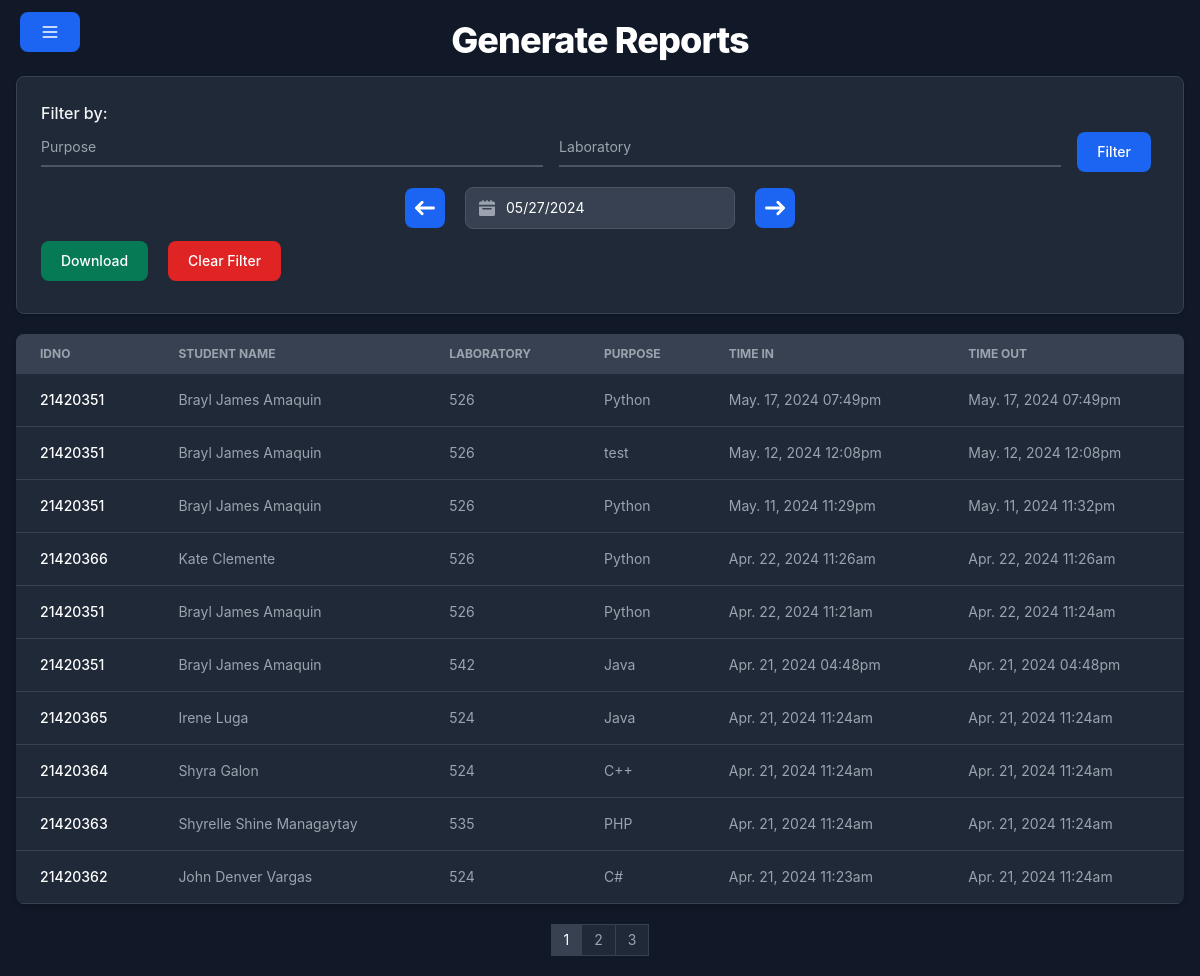
The page /generate/index.php (signed in) on the database its author committed.
### tables this page shows
CREATE TABLE `sitinrecord` (
  `id` int(11) NOT NULL,
  `idno` int(11) DEFAULT NULL,
  `purpose` varchar(255) DEFAULT NULL,
  `laboratory` varchar(255) DEFAULT NULL,
  `time_started` datetime DEFAULT current_timestamp(),
  `time_ended` datetime DEFAULT NULL
);

CREATE TABLE `users` (
  `user_ID` int(11) NOT NULL,
  `idno` int(11) DEFAULT NULL,
  `firstname` varchar(80) NOT NULL,
  `middlename` varchar(80) NOT NULL,
  `lastname` varchar(80) NOT NULL,
  `age` int(11) NOT NULL,
  `yearlevel` int(11) DEFAULT NULL,
  `gender` varchar(50) NOT NULL,
  `contact` varchar(50) NOT NULL,
  `email` varchar(50) NOT NULL,
  `profilePath` varchar(255) DEFAULT '"/sitin/assets/images/profiles/nopfp.png"',
  `address` varchar(50) NOT NULL,
  `sessions` int(11) DEFAULT 30,
  `role` varchar(30) NOT NULL DEFAULT 'student',
  `password` varchar(80) NOT NULL
);

### generate/index.php (the view, shortened to what this page needs)
<?php
    require_once '../config/dbconn.php';
        $purpose = $_GET["purpose"] ?? "";
        $laboratory = $_GET["laboratory"] ?? "";
        $selectedDate = $_GET["date"] ?? null;
        $current_page = isset($_GET['page']) ? $_GET['page'] : 1;
        $limit = 10;
        $offset = ($current_page - 1) * $limit;
        $sitin_records = array();
        $query = "SELECT s.id, u.idno, u.firstname, u.lastname, s.purpose, s.laboratory, s.time_started as started, s.time_ended as ended
            FROM users u INNER JOIN sitinrecord s ON u.idno = s.idno
            WHERE u.role = 'student'
        ";
        $query .= " AND s.time_ended IS NOT NULL ORDER BY s.time_started DESC LIMIT $limit OFFSET $offset";
        $query_run = mysqli_query($conn,$query);
        if ($query_run) {
            while ($row = mysqli_fetch_assoc($query_run)) {
                $sitin_records[] = $row;
            }
        }
        $query = "SELECT COUNT(*) as totalRows
            FROM users u INNER JOIN sitinrecord s ON u.idno = s.idno
            WHERE u.role = 'student'
            AND s.time_ended IS NOT NULL
        ";
        $result = mysqli_query($conn, $query);
        $totalRows = 0;
        if ($result) {
            $row = mysqli_fetch_assoc($result);
            $totalRows = $row['totalRows'];
        }
        $totalPages = ceil($totalRows / 10);
?>
<!DOCTYPE html>
<html lang="en">
<head>
    <link rel="stylesheet" href="../style.css">
    <link rel="stylesheet" href="../assets//css//flowbite.mini.css">
</head>
<body class="dark bg-gray-900">
    <?php include '../includes/header.php' ?>
    <div class="px-4 mb-5 mt-5">
        <h2 class="mb-4 text-center text-2xl m-auto font-extrabold leading-none tracking-tight text-gray-900 md:text-4xl dark:text-white">Generate Reports</h2>
        <div class="mx-auto p-6 bg-white border border-gray-200 rounded-lg shadow dark:bg-gray-800 dark:border-gray-700">
            <form class="">
                <p class="text-gray-700 dark:text-gray-100 font-medium">Filter by:</p>
                <div class="flex items-center gap-x-4">
                    <div class="relative z-0 w-full mb-5 group">
                        <input type="text" name="purpose" value="<?= $purpose?>" id="purpose" class="block py-2.5 px-0 w-full text-sm text-gray-900 bg-transparent border-0 border-b-2 border-gray-300 appearance-none dark:text-white dark:border-gray-600 dark:focus:border-blue-500 focus:outline-none focus:ring-0 focus:border-blue-600 peer" placeholder=" " />
                        <label for="purpose" class="peer-focus:font-medium absolute text-sm text-gray-500 dark:text-gray-400 duration-300 transform -translate-y-6 scale-75 top-3 -z-10 origin-[0] peer-focus:start-0 rtl:peer-focus:translate-x-1/4 peer-focus:text-blue-600 peer-focus:dark:text-blue-500 peer-placeholder-shown:scale-100 peer-placeholder-shown:translate-y-0 peer-focus:scale-75 peer-focus:-translate-y-6">Purpose</label>
                    </div>
                    <div class="relative z-0 w-full mb-5 group">
                        <input type="text" name="laboratory" value="<?= $laboratory?>" id="laboratory" class="block py-2.5 px-0 w-full text-sm text-gray-900 bg-transparent border-0 border-b-2 border-gray-300 appearance-none dark:text-white dark:border-gray-600 dark:focus:border-blue-500 focus:outline-none focus:ring-0 focus:border-blue-600 peer" placeholder=" " />
                        <label for="laboratory" class="peer-focus:font-medium absolute text-sm text-gray-500 dark:text-gray-400 duration-300 transform -translate-y-6 scale-75 top-3 -z-10 origin-[0] peer-focus:start-0 rtl:peer-focus:translate-x-1/4 peer-focus:text-blue-600 peer-focus:dark:text-blue-500 peer-placeholder-shown:scale-100 peer-placeholder-shown:translate-y-0 peer-focus:scale-75 peer-focus:-translate-y-6">Laboratory</label>
                    </div>
                    <button type="submit" class="text-white bg-blue-700 hover:bg-blue-800 focus:ring-4 focus:ring-blue-300 font-medium rounded-lg text-sm px-5   py-2.5 me-2 mb-2 dark:bg-blue-600 dark:hover:bg-blue-700 focus:outline-none dark:focus:ring-blue-800">Filter</button>
                </div>
                <div class="flex items-center gap-3 justify-center m-auto">
                    <button type="button" onclick="decreaseDate()" class="text-white bg-blue-700 hover:bg-blue-800 focus:ring-4 focus:outline-none focus:ring-blue-300 font-medium rounded-lg text-sm p-2.5 text-center inline-flex items-center me-2 dark:bg-blue-600 dark:hover:bg-blue-700 dark:focus:ring-blue-800">
                        <svg class="w-5 h-5" aria-hidden="true" xmlns="http://www.w3.org/2000/svg" fill="none" viewBox="0 0 14 10" style="transform: scaleX(-1);">
                            <path stroke="currentColor" stroke-linecap="round" stroke-linejoin="round" stroke-width="2" d="M1 5h12m0 0L9 1m4 4L9 9"/>
                        </svg>
                    </button>
                    <div class="relative max-w-sm">
                        <div class="absolute inset-y-0 start-0 flex items-center ps-3.5 pointer-events-none">
                        </div>
                        <input datepicker type="text" name="date" id="datepicker" value="<?= $selectedDate != null ? date("m/d/Y", strtotime($selectedDate)) : date("m/d/Y", strtotime(date("Y-m-d H:i:s"))) ?>" class="bg-gray-50 border border-gray-300 text-gray-900 text-sm rounded-lg focus:ring-blue-500 focus:border-blue-500 block w-full ps-10 p-2.5 dark:bg-gray-700 dark:border-gray-600 dark:placeholder-gray-400 dark:text-white dark:focus:ring-blue-500 dark:focus:border-blue-500" placeholder="Select date">
                    </div>
                    <button type="button" onclick="increaseDate()" class="text-white bg-blue-700 hover:bg-blue-800 focus:ring-4 focus:outline-none focus:ring-blue-300 font-medium rounded-lg text-sm p-2.5 text-center inline-flex items-center ms-2 dark:bg-blue-600 dark:hover:bg-blue-700 dark:focus:ring-blue-800">
                        <svg class="w-5 h-5" aria-hidden="true" xmlns="http://www.w3.org/2000/svg" fill="none" viewBox="0 0 14 10">
                            <path stroke="currentColor" stroke-linecap="round" stroke-linejoin="round" stroke-width="2" d="M1 5h12m0 0L9 1m4 4L9 9"/>
                        </svg>
                    </button>
                </div>
                <div class="flex align-items gap-3 mt-3">
                    <?php if(count($sitin_records) > 0): ?>
                        <button type="button" onclick="downloadCSV()" class="focus:outline-none text-white bg-green-700 hover:bg-green-800 focus:ring-4 focus:ring-green-300 font-medium rounded-lg text-sm px-5 py-2.5 me-2 mb-2 dark:bg-green-600 dark:hover:bg-green-700 dark:focus:ring-green-800">Download</button>
                    <?php else: ?>
                        <button type="button" disabled class="cursor-not-allowed focus:outline-none text-white bg-green-900 hover:bg-green-900 focus:ring-4 focus:ring-green-900 font-medium rounded-lg text-sm px-5 py-2.5 me-2 mb-2 dark:bg-green-900 dark:hover:bg-green-900 dark:focus:ring-green-900">Download</button>
                    <?php endif; ?>
                    <button type="button" onclick="clearFilter()" class="focus:outline-none text-white bg-red-700 hover:bg-red-800 focus:ring-4 focus:ring-red-300 font-medium rounded-lg text-sm px-5 py-2.5 me-2 mb-2 dark:bg-red-600 dark:hover:bg-red-700 dark:focus:ring-red-900">Clear Filter</button>
                </div>
            </form>
        </div>
        <div class="relative overflow-x-auto shadow-md sm:rounded-lg mt-5 mx-auto">
            <table class="w-full text-sm text-left rtl:text-right text-gray-500 dark:text-gray-400">
                <thead class="text-xs text-gray-700 uppercase bg-gray-50 dark:bg-gray-700 dark:text-gray-400">
                    <tr>
                        <th scope="col" class="px-6 py-3">
                            IDNO
                        </th>
                        <th scope="col" class="px-6 py-3">
                            Student Name
                        </th>
                        <th scope="col" class="px-6 py-3">
                            Laboratory
                        </th>
                        <th scope="col" class="px-6 py-3">
                            Purpose
                        </th>
                        <th scope="col" class="px-6 py-3">
                            Time In
                        </th>
                        <th scope="col" class="px-6 py-3">
                            Time Out
                        </th>
                    </tr>
                </thead>
                <tbody>
                    <?php foreach ($sitin_records as $record): ?>
                        <tr class="bg-white border-b dark:bg-gray-800 dark:border-gray-700">
                            <th scope="row" class="px-6 py-4 font-medium text-gray-900 whitespace-nowrap dark:text-white">
                                <?= $record['idno'] ?>
                            <td class="px-6 py-4"><?= $record['firstname'] ?> <?= $record['lastname'] ?></td>
                            <td class="px-6 py-4"><?= $record['laboratory'] ?></td>
                            <td class="px-6 py-4"><?= $record['purpose'] ?></td>
                            <td class="px-6 py-4"><?= date('M. d, Y h:ia', strtotime($record['started'])) . "" ?></td>
                            <td class="px-6 py-4"><?= date('M. d, Y h:ia', strtotime($record['ended'])) . "" ?></td>
                        </tr>
                    <?php endforeach; ?>
                </tbody>
            </table>
        </div>
        <nav aria-label="Page navigation example" class="flex justify-center mt-5">
            <ul class="inline-flex -space-x-px text-sm m-auto">
                <?php for ($i = 1; $i <= $totalPages; $i++ )
                    {
                        $url = "/sitin/generate/?purpose=$purpose&laboratory=$laboratory&date=$selectedDate&page=$i";
                        if(($current_page != $i)){
                            echo '<li><a class="flex items-center justify-center px-3 h-8 leading-tight text-gray-500 bg-white border border-gray-300 hover:bg-gray-100 hover:text-gray-700 dark:bg-gray-800 dark:border-gray-700 dark:text-gray-400 dark:hover:bg-gray-700 dark:hover:text-white" href="'.$url.'">'.$i.'</a></li>';
                        }else{
                            echo '<li><a aria-current="page" class="flex items-center justify-center px-3 h-8 text-blue-600 border border-gray-300 bg-blue-50 hover:bg-blue-100 hover:text-blue-700 dark:border-gray-700 dark:bg-gray-700 dark:text-white" href="'.$url.'">'.$i.'</a></li>';
                        }
                    }
                ?>
            </ul>
        </nav>
    </div>
</body>
</html>

### style.css (style rules this page uses)
html, :host { line-height: 1.5; -webkit-text-size-adjust: 100%; -moz-tab-size: 4; -o-tab-size: 4; tab-size: 4; font-family: ui-sans-serif, system-ui, sans-serif, "Apple Color Emoji", "Segoe UI Emoji", "Segoe UI Symbol", "Noto Color Emoji"; font-feature-settings: normal; font-variation-settings: normal; -webkit-tap-highlight-color: transparent; }
body { margin: 0; line-height: inherit; }
h1, h2, h3, h4, h5, h6 { font-size: inherit; font-weight: inherit; }
a { color: inherit; text-decoration: inherit; }
table { text-indent: 0; border-color: inherit; border-collapse: collapse; }
button, input, optgroup, select, textarea { font-family: inherit; font-feature-settings: inherit; font-variation-settings: inherit; font-size: 100%; font-weight: inherit; line-height: inherit; letter-spacing: inherit; color: inherit; margin: 0; padding: 0; }
button, select { text-transform: none; }
button, input:where([type='button']), input:where([type='reset']), input:where([type='submit']) { -webkit-appearance: button; background-color: transparent; background-image: none; }
blockquote, dl, dd, h1, h2, h3, h4, h5, h6, hr, figure, p, pre { margin: 0; }
ol, ul, menu { list-style: none; margin: 0; padding: 0; }
input::placeholder, textarea::placeholder { opacity: 1; color: #9ca3af; }
button, [role="button"] { cursor: pointer; }
img, svg, video, canvas, audio, iframe, embed, object { display: block; vertical-align: middle; }
.text-blue-600 { --tw-text-opacity: 1; color: rgb(37 99 235 / var(--tw-text-opacity)); }

### rows shown on the page
sitinrecord: users.idno "21420351", users.firstname "Brayl James", users.lastname "Amaquin", laboratory "526", purpose "Python", time_started "May. 17, 2024 07:49pm", time_ended "May. 17, 2024 07:49pm"
sitinrecord: users.idno "21420351", users.firstname "Brayl James", users.lastname "Amaquin", laboratory "526", purpose "test", time_started "May. 12, 2024 12:08pm", time_ended "May. 12, 2024 12:08pm"
sitinrecord: users.idno "21420351", users.firstname "Brayl James", users.lastname "Amaquin", laboratory "526", purpose "Python", time_started "May. 11, 2024 11:29pm", time_ended "May. 11, 2024 11:32pm"
sitinrecord: users.idno "21420366", users.firstname "Kate", users.lastname "Clemente", laboratory "526", purpose "Python", time_started "Apr. 22, 2024 11:26am", time_ended "Apr. 22, 2024 11:26am"
sitinrecord: users.idno "21420351", users.firstname "Brayl James", users.lastname "Amaquin", laboratory "526", purpose "Python", time_started "Apr. 22, 2024 11:21am", time_ended "Apr. 22, 2024 11:24am"
sitinrecord: users.idno "21420351", users.firstname "Brayl James", users.lastname "Amaquin", laboratory "542", purpose "Java", time_started "Apr. 21, 2024 04:48pm", time_ended "Apr. 21, 2024 04:48pm"
sitinrecord: users.idno "21420365", users.firstname "Irene", users.lastname "Luga", laboratory "524", purpose "Java", time_started "Apr. 21, 2024 11:24am", time_ended "Apr. 21, 2024 11:24am"
sitinrecord: users.idno "21420364", users.firstname "Shyra", users.lastname "Galon", laboratory "524", purpose "C++", time_started "Apr. 21, 2024 11:24am", time_ended "Apr. 21, 2024 11:24am"
sitinrecord: users.idno "21420363", users.firstname "Shyrelle Shine", users.lastname "Managaytay", laboratory "535", purpose "PHP", time_started "Apr. 21, 2024 11:24am", time_ended "Apr. 21, 2024 11:24am"
sitinrecord: users.idno "21420362", users.firstname "John Denver", users.lastname "Vargas", laboratory "524", purpose "C#", time_started "Apr. 21, 2024 11:23am", time_ended "Apr. 21, 2024 11:24am"
